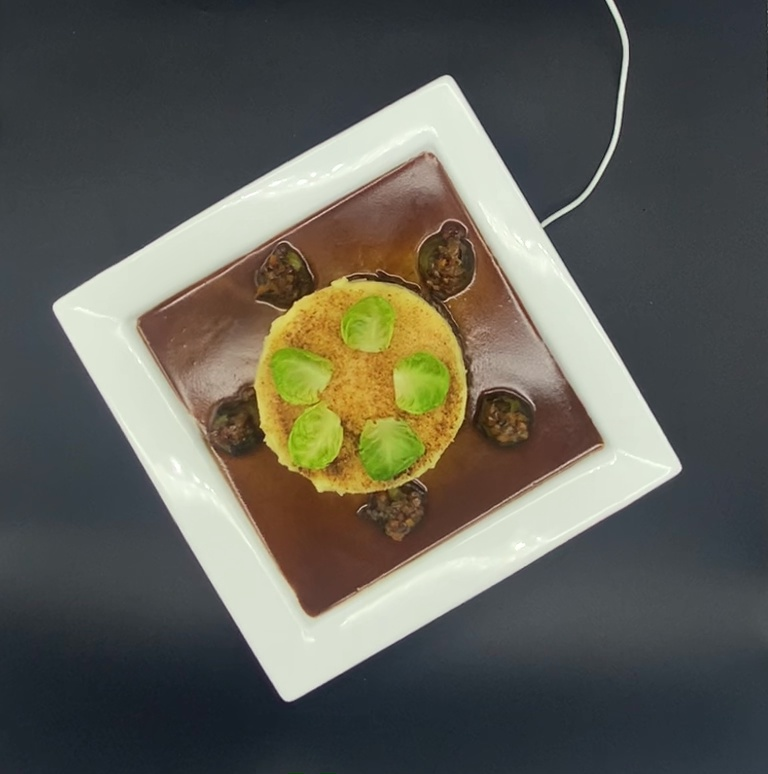
#> input picture data/raw/Parmentier/BuenoPA.jpg, 768 x 774 px, given in place of limon-chef.jpg, which was not available
$ python segmentacion_1imag.py
#> lines starting #> are read from the running program, lines starting #| are printed output that depends on the picture
import cv2
import numpy as np
import matplotlib.pyplot as plt
from matplotlib.widgets import RectangleSelector
import os

IMAGE_PATHS = [
   '/home/jaqueline/Documentos/proyecto-integrador/frames/Limon/limon-chef.jpg',
   #'/home/jaqueline/Documentos/proyecto-integrador/frames/Parmentier/Bueno_p.jpg',
   #'/home/jaqueline/Documentos/proyecto-integrador/frames/Limon/limon-malo.jpg',
   #'/home/jaqueline/Documentos/proyecto-integrador/frames/Limon/limon-feo.jpg',
   #'/home/jaqueline/Documentos/proyecto-integrador/frames/Parmentier/Chef.jpg',
]
OUTPUT_FOLDER = 'imagenes_segmentadas/'

os.makedirs(OUTPUT_FOLDER, exist_ok=True)

selection = {}
selector = None
fig = None

# [66 lines left out: functions on_select, on_key_press, run_grabcut, post_process_segmented_plate, not called in this run]

for image_path in IMAGE_PATHS:
    print(f"\n--- Procesando imagen: {os.path.basename(image_path)} ---")
    selection = {}

    img = cv2.imread(image_path)
#> img is the input picture: shape (774, 768, 3); mean B, G, R 86.5, 94.9, 95.6
    if img is None:
        print(f"Advertencia: No se pudo cargar la imagen '{image_path}'.")
        continue

    img_rgb = cv2.cvtColor(img, cv2.COLOR_BGR2RGB)

    fig, ax = plt.subplots(figsize=(10, 7))
    ax.imshow(img_rgb)
    ax.set_title(f"Selecciona el plato | Enter: Confirmar | r: Reiniciar | q: Saltar")

    fig.canvas.mpl_connect('key_press_event', on_key_press)

    selector = RectangleSelector(ax, on_select, useblit=True, button=[1], minspanx=5, minspany=5, spancoords='pixels', interactive=True)

    print("Por favor, dibuja un rectángulo alrededor del plato y presiona 'Enter'.")
    plt.show()
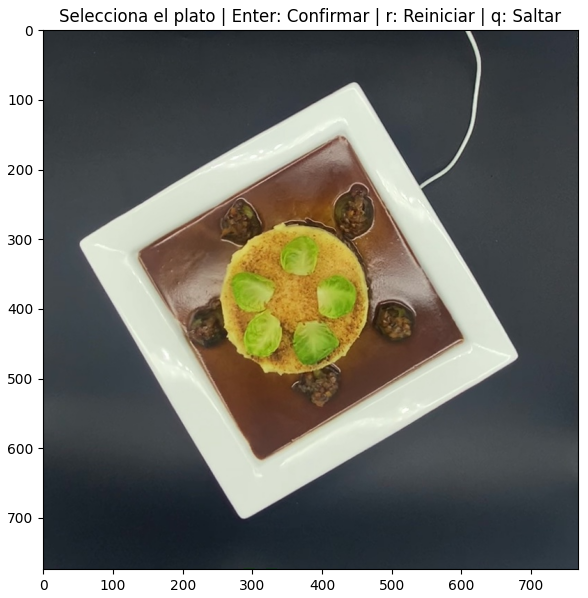
#> figure drawn by matplotlib, 1 panel

    if selection and not selection.get("cancelled"):
        segmented_img_grabcut, grabcut_mask = run_grabcut(img, selection)

        if segmented_img_grabcut is not None:
            final_cleaned_image = post_process_segmented_plate(segmented_img_grabcut, grabcut_mask)

            base_filename = os.path.basename(image_path)
            name, ext = os.path.splitext(base_filename)
            output_filename = f"{name}_cleaned_morph.png"
            output_path = os.path.join(OUTPUT_FOLDER, output_filename)

            cv2.imwrite(output_path, final_cleaned_image)
            print(f"-> ¡Limpieza con morfología completada! Resultado guardado en: {output_path}")

            plt.figure(figsize=(6, 6))
            plt.imshow(cv2.cvtColor(final_cleaned_image, cv2.COLOR_BGR2RGB))
            plt.title("Resultado Final")
            plt.axis('off')
            plt.show()
    else:
        print(f"Proceso para '{os.path.basename(image_path)}' fue cancelado.")

print("\n--- Proceso completado. ---")

$ run again, on data/raw/Parmentier/FeoPA.jpg
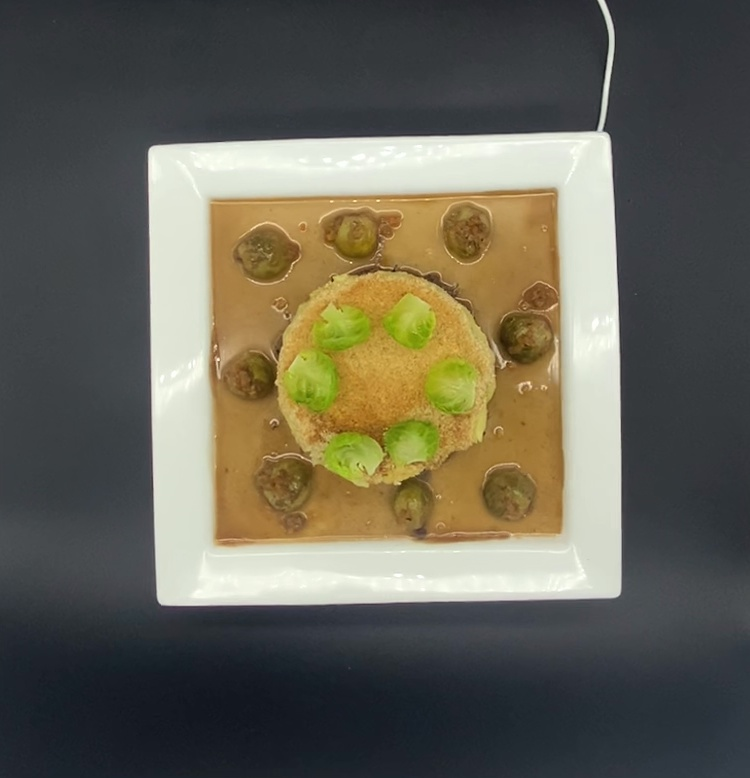
#> input picture data/raw/Parmentier/FeoPA.jpg, 750 x 778 px, given in place of limon-chef.jpg, which was not available
#> img is the input picture: shape (778, 750, 3); mean B, G, R 85.5, 99.1, 102.2
#> `plt.show()`:
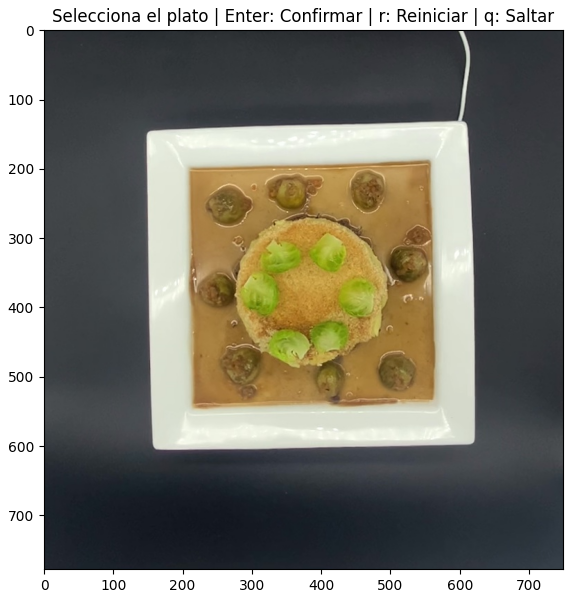
#> figure drawn by matplotlib, 1 panel

$ run again, on data/raw/Parmentier/MaloPA.jpg
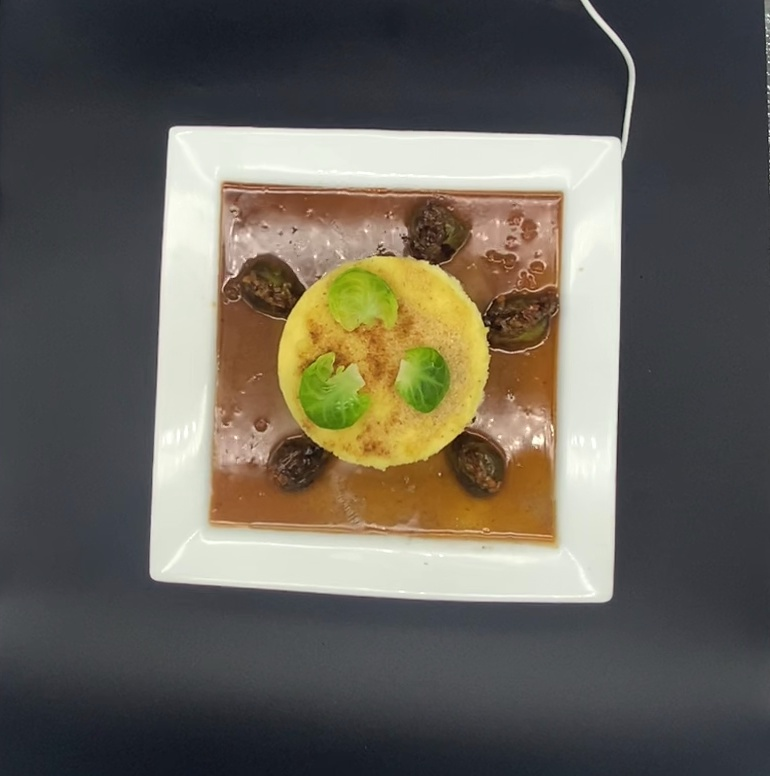
#> input picture data/raw/Parmentier/MaloPA.jpg, 770 x 776 px, given in place of limon-chef.jpg, which was not available
#> img is the input picture: shape (776, 770, 3); mean B, G, R 88.5, 97.6, 102.3
#> `plt.show()`:
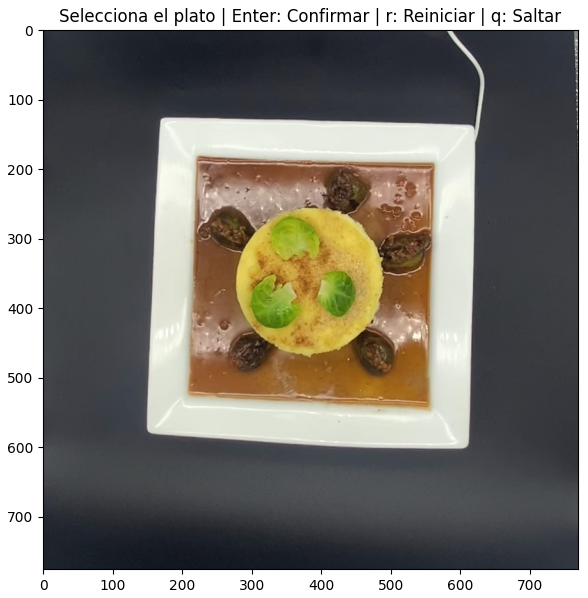
#> figure drawn by matplotlib, 1 panel
